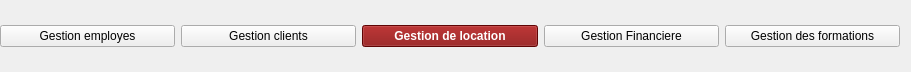
     <widget class="QWidget" name="horizontalLayoutWidget_4">
      <property name="geometry">
       <rect>
        <x>0</x>
        <y>0</y>
        <width>911</width>
        <height>72</height>
       </rect>
      </property>
      <layout class="QHBoxLayout" name="horizontalLayout_4" stretch="0,0,0,0,0">
       <property name="sizeConstraint">
        <enum>QLayout::SetDefaultConstraint</enum>
       </property>
       <property name="leftMargin">
        <number>0</number>
       </property>
       <property name="topMargin">
        <number>11</number>
       </property>
       <property name="bottomMargin">
        <number>11</number>
       </property>
       <item>
        <widget class="QPushButton" name="em_button_4">
         <property name="styleSheet">
          <string notr="true"/>
         </property>
         <property name="text">
          <string>Gestion employes</string>
         </property>
         <property name="icon">
          <iconset>
           <normaloff>../../Bureau/chartegraphique/Nouveau dossier/contact.png</normaloff>../../Bureau/chartegraphique/Nouveau dossier/contact.png</iconset>
         </property>
         <property name="iconSize">
          <size>
           <width>36</width>
           <height>32</height>
          </size>
         </property>
        </widget>
       </item>
       <item>
        <widget class="QPushButton" name="cl_button_4">
         <property name="styleSheet">
          <string notr="true"/>
         </property>
         <property name="text">
          <string>Gestion clients</string>
         </property>
         <property name="icon">
          <iconset>
           <normaloff>../../Bureau/chartegraphique/Nouveau dossier/client1.png</normaloff>../../Bureau/chartegraphique/Nouveau dossier/client1.png</iconset>
         </property>
         <property name="iconSize">
          <size>
           <width>30</width>
           <height>32</height>
          </size>
         </property>
        </widget>
       </item>
       <item>
        <widget class="QPushButton" name="Lo_button_4">
         <property name="styleSheet">
          <string notr="true">background-color:#850606;color:white;
font-weight:bold;</string>
         </property>
         <property name="text">
          <string>Gestion de location</string>
         </property>
         <property name="icon">
          <iconset>
           <normaloff>../../Bureau/chartegraphique/Nouveau dossier/ambulace3.png</normaloff>../../Bureau/chartegraphique/Nouveau dossier/ambulace3.png</iconset>
         </property>
         <property name="iconSize">
          <size>
           <width>32</width>
           <height>32</height>
          </size>
         </property>
        </widget>
       </item>
       <item>
        <widget class="QPushButton" name="fin_button_4">
         <property name="styleSheet">
          <string notr="true"/>
         </property>
         <property name="text">
          <string>Gestion Financiere</string>
         </property>
         <property name="icon">
          <iconset>
           <normaloff>../../Bureau/chartegraphique/Nouveau dossier/mayar.png</normaloff>../../Bureau/chartegraphique/Nouveau dossier/mayar.png</iconset>
         </property>
         <property name="iconSize">
          <size>
           <width>20</width>
           <height>31</height>
          </size>
         </property>
        </widget>
       </item>
       <item>
        <widget class="QPushButton" name="for_button_4">
         <property name="styleSheet">
          <string notr="true"/>
         </property>
         <property name="text">
          <string>Gestion des formations</string>
         </property>
         <property name="icon">
          <iconset>
           <normaloff>../../Bureau/chartegraphique/Nouveau dossier/formation.png</normaloff>../../Bureau/chartegraphique/Nouveau dossier/formation.png</iconset>
         </property>
         <property name="iconSize">
          <size>
           <width>22</width>
           <height>32</height>
          </size>
         </property>
        </widget>
       </item>
      </layout>
     </widget>
